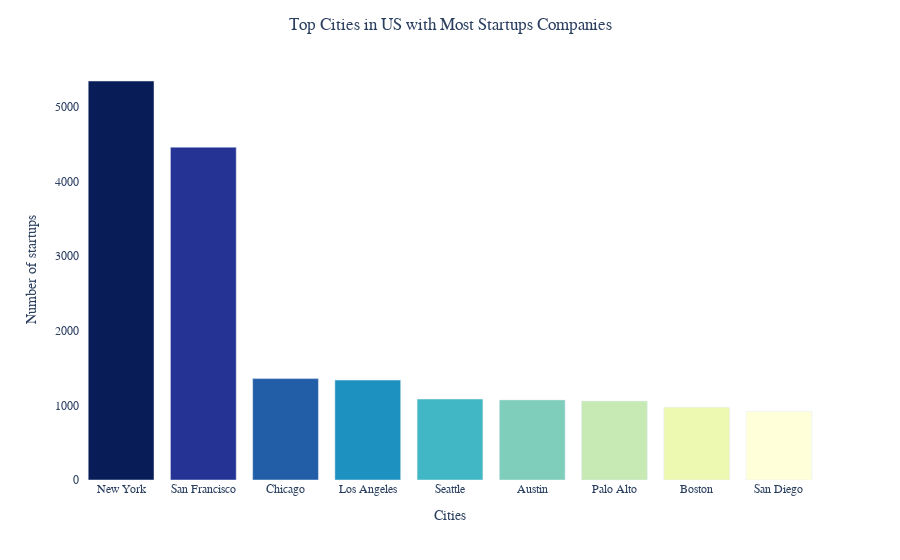

Here is the notebook cell this chart was saved with:
### Code cell
city_counts = usa_offices['city'].value_counts()
df_city_counts = pd.DataFrame({'city': city_counts.index, 'count': city_counts.values})
df_city_counts =df_city_counts[0:9]


fig = px.bar(df_city_counts, x='city', y='count')
fig.update_layout(
    title='Top Cities in US with Most Startups Companies',
                font=dict(size=12),
                xaxis_title='Cities',
                yaxis_title='Number of startups', 
                plot_bgcolor='white', 
                font_family='Arial',
                title_x=0.5
  
)
fig.update_traces(marker_color=px.colors.sequential.YlGnBu[::-1], width=0.8)

fig.show()
pyo.plot(fig, filename='plot/cities2.html')

### Figure 1 — Plotly figure (JSON) as saved in the notebook; plotly's stock layout.template omitted (floating-point values rounded to 4 significant figures)
{"data": [{"alignmentgroup": "True", "hovertemplate": "city=%{x}<br>count=%{y}<extra></extra>", "legendgroup": "", "marker": {"color": ["rgb(8,29,88)", "rgb(37,52,148)", "rgb(34,94,168)", "rgb(29,145,192)", "rgb(65,182,196)", "rgb(127,205,187)", "rgb(199,233,180)", "rgb(237,248,177)", "rgb(255,255,217)"], "pattern": {"shape": ""}}, "name": "", "offsetgroup": "", "orientation": "v", "showlegend": false, "textposition": "auto", "type": "bar", "width": 0.8, "x": ["New York", "San Francisco", "Chicago", "Los Angeles", "Seattle", "Austin", "Palo Alto", "Boston", "San Diego"], "xaxis": "x", "y": [5347, 4460, 1359, 1339, 1084, 1073, 1058, 974, 920], "yaxis": "y"}], "layout": {"barmode": "relative", "font": {"family": "Arial", "size": 12}, "legend": {"tracegroupgap": 0}, "margin": {"t": 60}, "plot_bgcolor": "white", "title": {"text": "Top Cities in US with Most Startups Companies", "x": 0.5}, "xaxis": {"anchor": "y", "domain": [0, 1], "title": {"text": "Cities"}}, "yaxis": {"anchor": "x", "domain": [0, 1], "title": {"text": "Number of startups"}}}}
